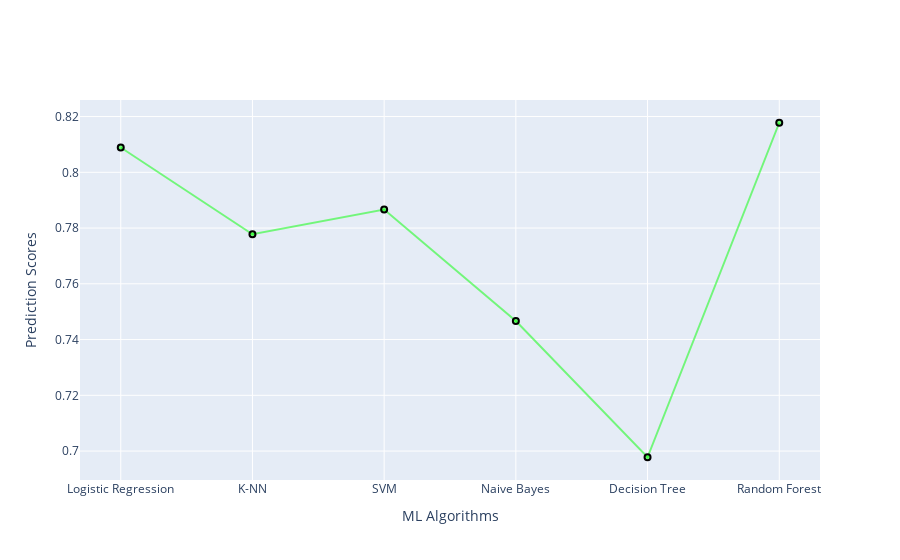

Write notebook code for a chart like this one.
### Code cell
scores=[LRscore,KNNscore,SVMscore,NBscore,DTCscore,RFCscore]
AlgorthmsName=["Logistic Regression","K-NN","SVM","Naive Bayes","Decision Tree", "Random Forest"]

#create traces

trace1 = go.Scatter(
    x = AlgorthmsName,
    y= scores,
    name='Algortms Name',
    marker =dict(color='rgba(0,255,0,0.5)',
               line =dict(color='rgb(0,0,0)',width=2)),
                text=AlgorthmsName
)
data = [trace1]

layout = go.Layout(barmode = "group",
                  xaxis= dict(title= 'ML Algorithms',ticklen= 5,zeroline= False),
              yaxis= dict(title= 'Prediction Scores',ticklen= 5,zeroline= False))
fig = go.Figure(data = data, layout = layout)
iplot(fig)

### Figure 1 — Plotly figure (JSON) as saved in the notebook; plotly's stock layout.template omitted (floating-point values rounded to 4 significant figures)
{"data": [{"marker": {"color": "rgba(0,255,0,0.5)", "line": {"color": "rgb(0,0,0)", "width": 2}}, "name": "Algortms Name", "text": ["Logistic Regression", "K-NN", "SVM", "Naive Bayes", "Decision Tree", "Random Forest"], "type": "scatter", "x": ["Logistic Regression", "K-NN", "SVM", "Naive Bayes", "Decision Tree", "Random Forest"], "y": [0.8089, 0.7778, 0.7867, 0.7467, 0.6978, 0.8178]}], "layout": {"barmode": "group", "xaxis": {"ticklen": 5, "title": {"text": "ML Algorithms"}, "zeroline": false}, "yaxis": {"ticklen": 5, "title": {"text": "Prediction Scores"}, "zeroline": false}}}
